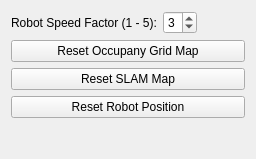
<?xml version="1.0" encoding="UTF-8"?>
<ui version="4.0">
 <class>HelperWidget</class>
 <widget class="QWidget" name="HelperWidget">
  <property name="geometry">
   <rect>
    <x>0</x>
    <y>0</y>
    <width>256</width>
    <height>159</height>
   </rect>
  </property>
  <property name="windowTitle">
   <string>Form</string>
  </property>
  <layout class="QGridLayout" name="gridLayout_2">
   <item row="2" column="0">
    <widget class="QPushButton" name="resetSlamButton">
     <property name="text">
      <string>Reset SLAM Map</string>
     </property>
    </widget>
   </item>
   <item row="1" column="0">
    <widget class="QPushButton" name="resetMapButton">
     <property name="text">
      <string>Reset Occupany Grid Map</string>
     </property>
    </widget>
   </item>
   <item row="0" column="0">
    <layout class="QVBoxLayout" name="verticalLayout">
     <item>
      <layout class="QHBoxLayout" name="horizontalLayout">
       <item>
        <widget class="QLabel" name="label">
         <property name="text">
          <string>Robot Speed Factor (1 - 5):</string>
         </property>
        </widget>
       </item>
       <item>
        <widget class="QSpinBox" name="spinBox">
         <property name="minimum">
          <number>1</number>
         </property>
         <property name="maximum">
          <number>5</number>
         </property>
         <property name="value">
          <number>3</number>
         </property>
        </widget>
       </item>
       <item>
        <spacer name="horizontalSpacer">
         <property name="orientation">
          <enum>Qt::Horizontal</enum>
         </property>
         <property name="sizeHint" stdset="0">
          <size>
           <width>40</width>
           <height>20</height>
          </size>
         </property>
        </spacer>
       </item>
      </layout>
     </item>
    </layout>
   </item>
   <item row="4" column="0">
    <spacer name="verticalSpacer">
     <property name="orientation">
      <enum>Qt::Vertical</enum>
     </property>
     <property name="sizeHint" stdset="0">
      <size>
       <width>20</width>
       <height>40</height>
      </size>
     </property>
    </spacer>
   </item>
   <item row="3" column="0">
    <widget class="QPushButton" name="resetRobotButton">
     <property name="text">
      <string>Reset Robot Position</string>
     </property>
    </widget>
   </item>
  </layout>
 </widget>
 <resources/>
 <connections/>
</ui>
